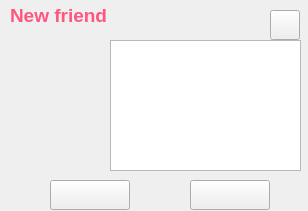
<?xml version="1.0" encoding="UTF-8"?>
<ui version="4.0">
 <class>AddfriendDialog</class>
 <widget class="QWidget" name="AddfriendDialog">
  <property name="geometry">
   <rect>
    <x>0</x>
    <y>0</y>
    <width>308</width>
    <height>211</height>
   </rect>
  </property>
  <property name="windowTitle">
   <string>Form</string>
  </property>
  <widget class="QPushButton" name="pushButtonAccept">
   <property name="geometry">
    <rect>
     <x>50</x>
     <y>180</y>
     <width>80</width>
     <height>30</height>
    </rect>
   </property>
   <property name="text">
    <string/>
   </property>
  </widget>
  <widget class="QPushButton" name="pushButtonReject">
   <property name="geometry">
    <rect>
     <x>190</x>
     <y>180</y>
     <width>80</width>
     <height>30</height>
    </rect>
   </property>
   <property name="text">
    <string/>
   </property>
  </widget>
  <widget class="QLabel" name="labelHead">
   <property name="geometry">
    <rect>
     <x>20</x>
     <y>40</y>
     <width>80</width>
     <height>80</height>
    </rect>
   </property>
   <property name="text">
    <string/>
   </property>
  </widget>
  <widget class="QTextBrowser" name="textBrowser">
   <property name="geometry">
    <rect>
     <x>110</x>
     <y>40</y>
     <width>191</width>
     <height>131</height>
    </rect>
   </property>
   <property name="palette">
    <palette>
     <active>
      <colorrole role="Text">
       <brush brushstyle="SolidPattern">
        <color alpha="255">
         <red>255</red>
         <green>0</green>
         <blue>127</blue>
        </color>
       </brush>
      </colorrole>
     </active>
     <inactive>
      <colorrole role="Text">
       <brush brushstyle="SolidPattern">
        <color alpha="255">
         <red>255</red>
         <green>0</green>
         <blue>127</blue>
        </color>
       </brush>
      </colorrole>
     </inactive>
     <disabled>
      <colorrole role="Text">
       <brush brushstyle="SolidPattern">
        <color alpha="255">
         <red>120</red>
         <green>120</green>
         <blue>120</blue>
        </color>
       </brush>
      </colorrole>
     </disabled>
    </palette>
   </property>
   <property name="font">
    <font>
     <family>Arial</family>
     <pointsize>12</pointsize>
     <weight>75</weight>
     <bold>true</bold>
    </font>
   </property>
  </widget>
  <widget class="QPushButton" name="pushButtonClose">
   <property name="geometry">
    <rect>
     <x>270</x>
     <y>10</y>
     <width>30</width>
     <height>30</height>
    </rect>
   </property>
   <property name="text">
    <string/>
   </property>
  </widget>
  <widget class="QLabel" name="label_2">
   <property name="geometry">
    <rect>
     <x>10</x>
     <y>0</y>
     <width>121</width>
     <height>31</height>
    </rect>
   </property>
   <property name="text">
    <string>&lt;html&gt;&lt;head/&gt;&lt;body&gt;&lt;p&gt;&lt;span style=&quot; font-size:14pt; font-weight:600; color:#ff557f;&quot;&gt;New friend&lt;/span&gt;&lt;/p&gt;&lt;/body&gt;&lt;/html&gt;</string>
   </property>
  </widget>
 </widget>
 <resources/>
 <connections/>
</ui>
